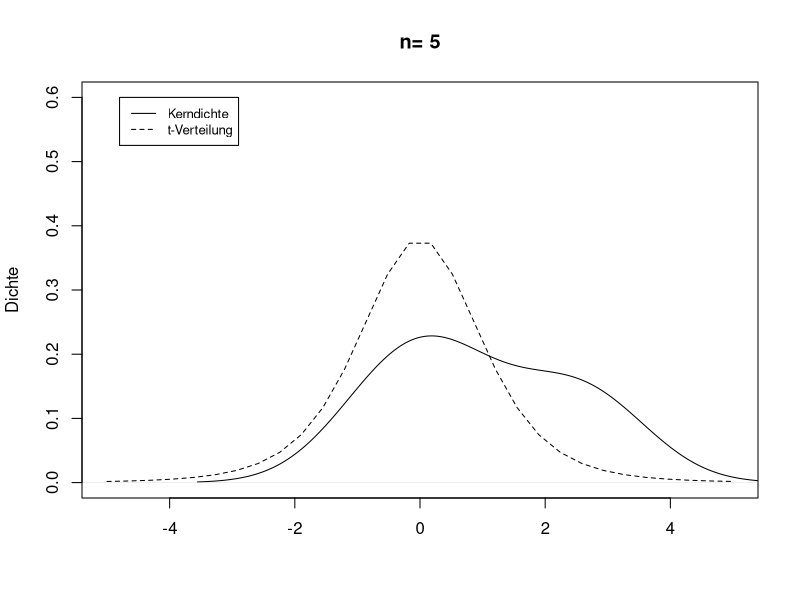
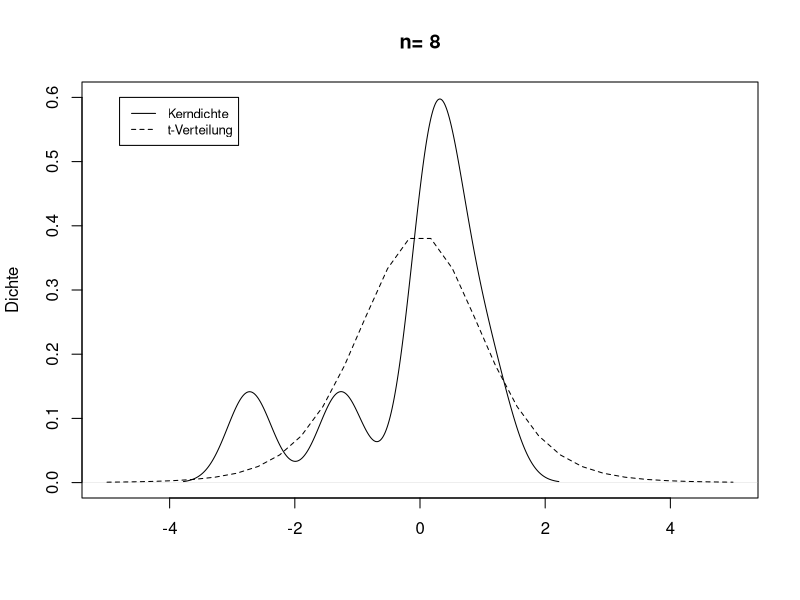
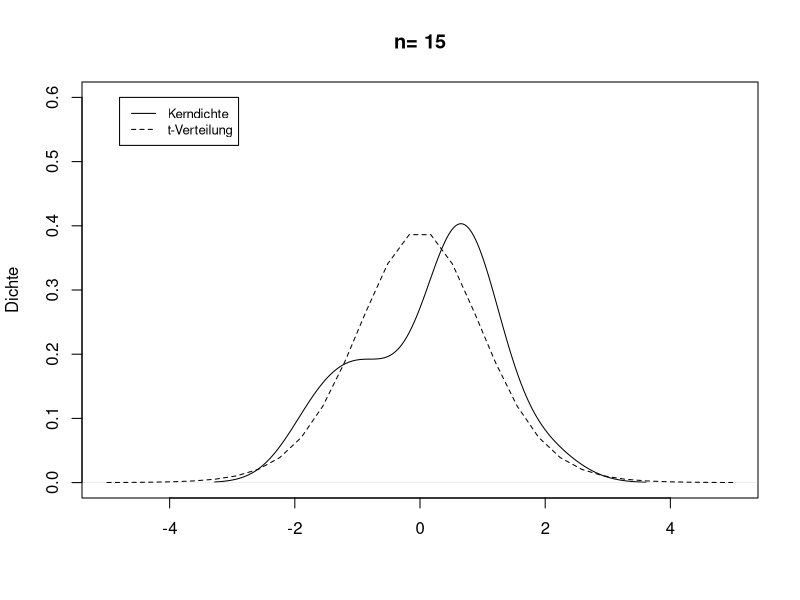
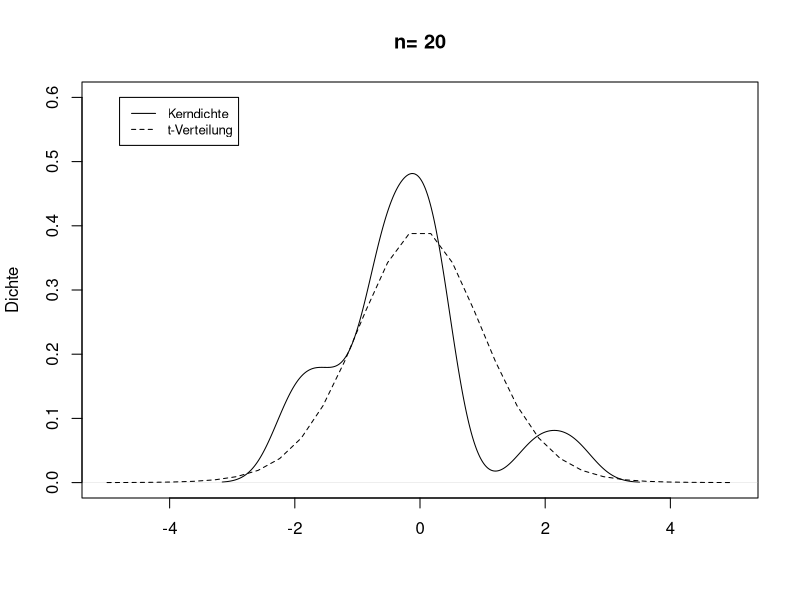
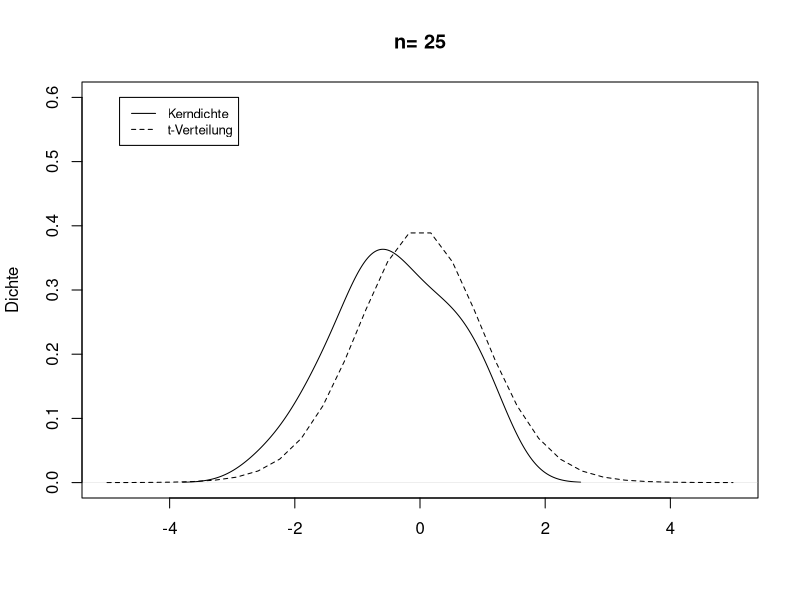
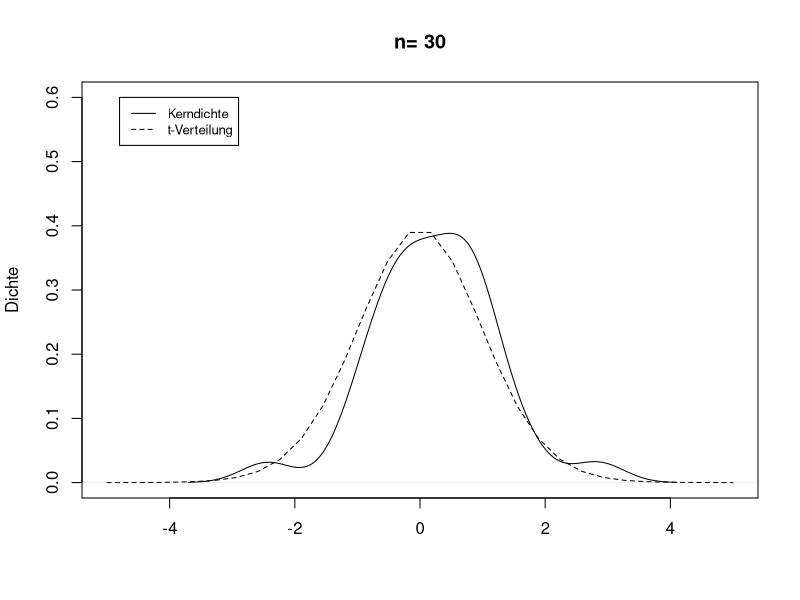
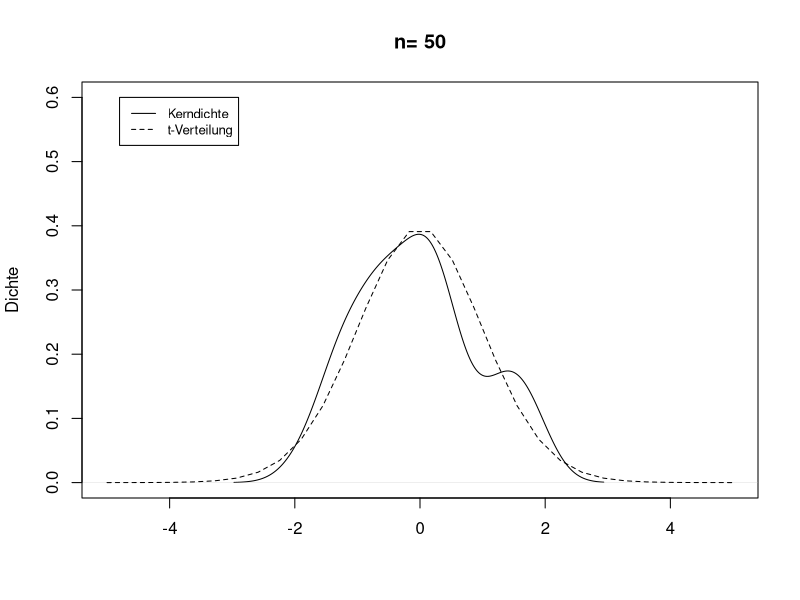
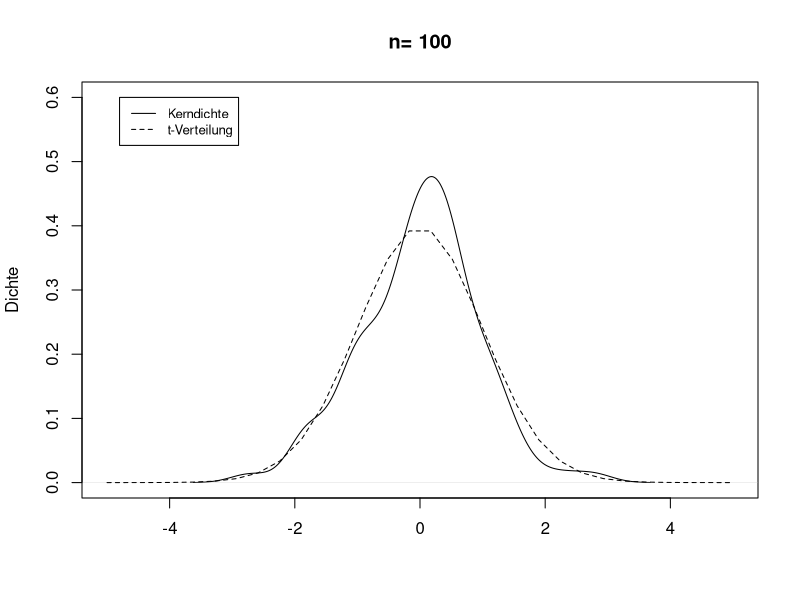

These charts were generated, in order, by the following R code:
################################################################################
# Lösung Aufgabe 7.10 
################################################################################


############################### VORBEREITUNG ###################################

# Lösche alle möglicherweise vorhandenen Objekte im Arbeitsbereich
rm(list = ls())

# Für die Reproduzierbarkeit setzen wir einen Seed
set.seed(5671345)

################################################################################


# Funktion plot.dichten
# Zeichnet die Dichten. 
# Als x-Achse wählen wir den Bereich (-5, +5), 
# für die y-Achse den Bereich (0,1), auch wenn Dichten größer 1 werden können.

plot.dichten <- function(n){

# Simuliere N(0,1) verteilte Zufallszahlen
x <- rnorm(n, mean=0, sd=1)

# Simuliere Chi2 verteilte Zufallszahlen mit n Freiheitsgraden
z <- rchisq(n, df=n)

# Erzeuge aus x und z t-verteilte Zufallszahlen 
t <- x/sqrt(z/n)

# Dichte der t-Verteilung mit n Freiheitsgraden an 30 verschiedenen Werten
# im Bereich -5 bis 5 auswerten und speichern  
werte <- seq(-5, 5, length = 30)
t.dichte <- dt(werte, df=n)
  
# Zeichne die Kerndichteschätzung für t
plot(density(t), xlim=c(-5,5), ylim=c(0,0.6), xlab=" ", ylab="Dichte",
     main=paste("n=",n), lty=1)
# Füge der Grafik Dichte der t- Verteilung hinzu
lines(werte, t.dichte, lwd = 1, lty=2)
legend(-4.8, 0.6, legend=c("Kerndichte","t-Verteilung"),
       lty=1:2, cex=0.8)

# arithmetisches Mittel und Varianzen ausgeben, 
# theoretische Varianz n/(n-2) der t-Verteilung mit n Freiheitsgraden in 
# Klammern ausgeben
cat("n: ", n, ", Mittelwert:", mean(t), ", Varianz:", var(t), "(",n/(n-2), ")\n")                            
}

# Anwendung der Funktion für verschiedene n
plot.dichten(5)
plot.dichten(8)
plot.dichten(15)
plot.dichten(20)
plot.dichten(25)
plot.dichten(30)
plot.dichten(50)
plot.dichten(100)

# Alternativ in einer Schleife
n<-c(5,8,15,20,25,30,50,100)
for (j in 1:length(n)){
  plot.dichten(n[j])
}

# Alternativ in einer Schleife und speichern im pdf Format
n<-c(5,8,15,20,25,30,50,100)
for (j in 1:length(n)){
  pdf(paste("loes7_10_dichten",as.character(n[j]),".pdf",sep=""))
  par(cex=1.5)
  plot.dichten(n[j])
  dev.off()
}

# wahre Varianzen
n/(n-2)

